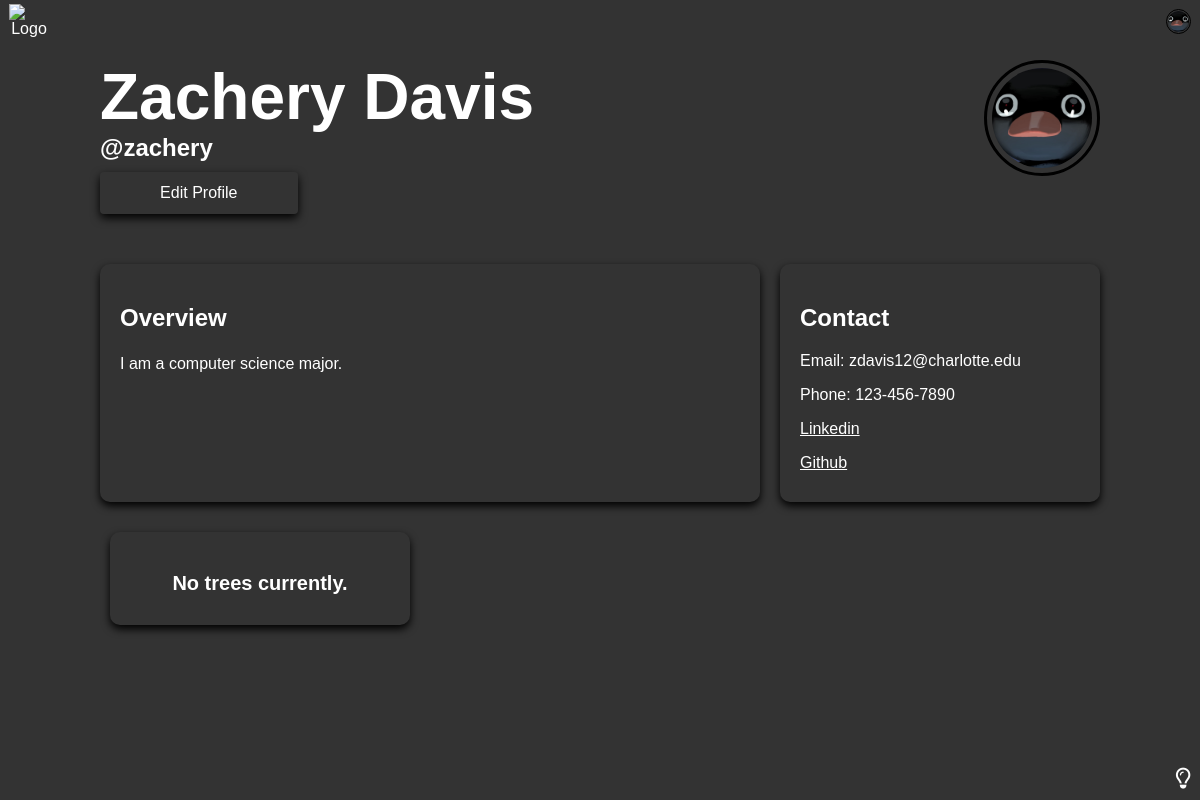
The app's page /profile/zachery/ (signed in), older data.
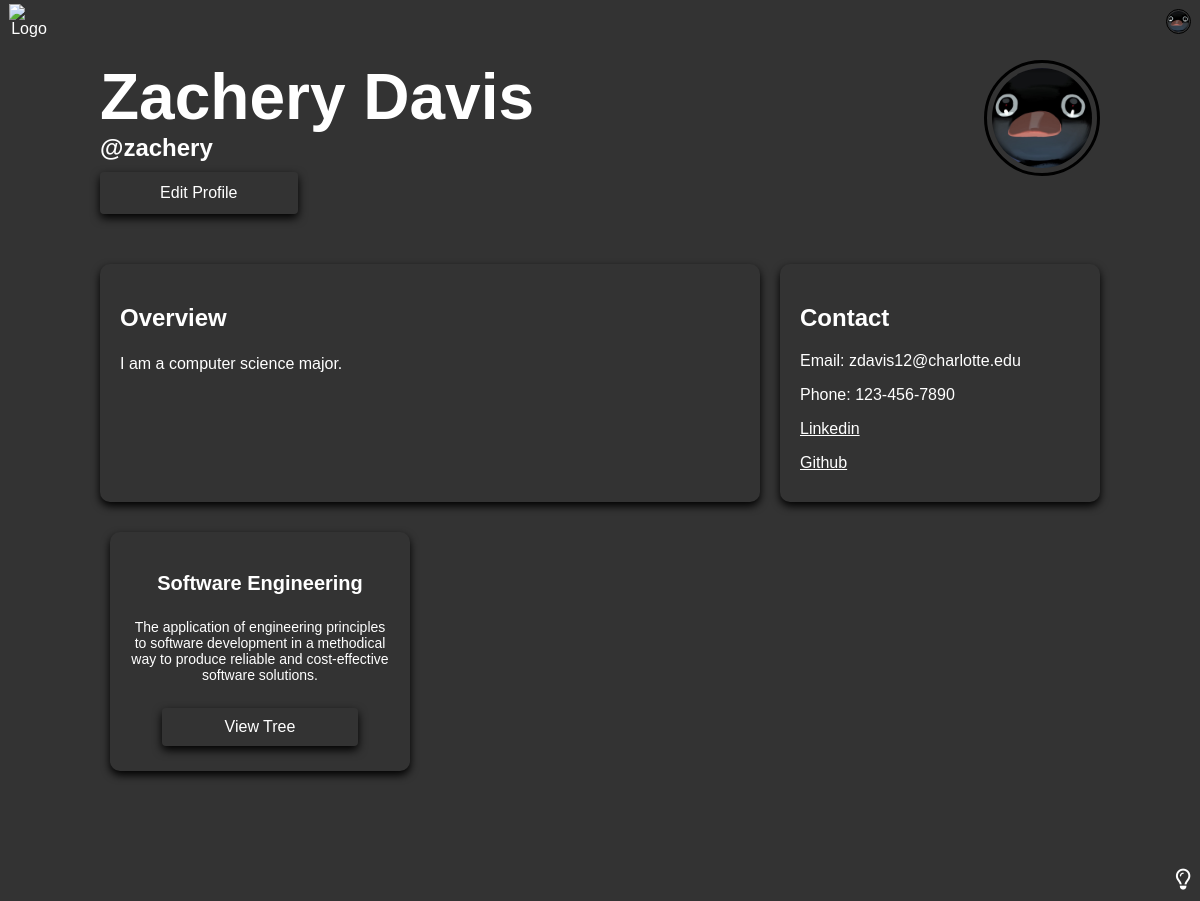
The same page, newer data.
### application/models.py (models this page shows)
class UserJsonData(models.Model):
    user = models.ForeignKey(User, on_delete=models.CASCADE, related_name="json_data")
    name = models.CharField(max_length=100, blank=True, null=True)
    description = models.CharField(max_length=500, blank=True, null=True)
    data = models.JSONField()

### application/views.py (the view)
# urls.py: path("profile/<str:user>/", views.profilePage, name="profilePage"),
def profilePage(request, user):
    user = User.objects.get(username=user)
    trees = user.json_data.all()
    context = {"user": user, "trees": trees}
    return render(request, "profile.html", context)

### application/templates/profile.html
{% extends 'main.html' %} {% block content%} {% include 'header.html' %}
<main class="profile-main">
  <div class="profile-container">
    <div class="profile-header">
      <div>
        {% if user.first_name %}
        <h1>{{ user.first_name }} {{ user.last_name }}</h1>
        <h2 class="username">@{{ user.username }}</h2>
        {% else %}
        <h1>{{ user.username }}</h1>
        {% endif %} {% if request.user == user %}
        <a href="{% url 'updateUser' %}" class="F2-button edit-profile">Edit Profile</a>
        {% endif %}
      </div>
      <img class="profile-img" src="{{ user.avatar.url }}" alt="profile picture" />
    </div>
    <section class="card-section profile-section">
      <div class="overview">
        <h2>Overview</h2>
        {% if user.bio %}
        <p>{{user.bio}}</p>
        {% else %}
        <p>{{user.username}} has no bio currently.</p>
        {% endif %}
      </div>
      <div class="contact">
        <h2>Contact</h2>
        <p>Email: {{user.email}}</p>
        {% if user.phoneNumber %}
        <p>Phone: {{ user.phoneNumber }}</p>
        {% endif %} {% if user.Linkedin %}
        <p><a href="https://www.linkedin.com/in/{{ user.Linkedin }}" target="_blank" rel="noopener noreferrer">Linkedin</a></p>
        {% endif %} {% if user.Github %}
        <p><a href="https://github.com/{{ user.Github }}" target="_blank" rel="noopener noreferrer">Github</a></p>
        {% endif %}
      </div>
      {% if trees %} {% for tree in trees %}
      <div class="card">
        <h3>{{tree.name}}</h3>
        <p>{{tree.description}}</p>
        <a class="F1-button" href="{% url 'treePage' user.username tree.name %}">View Tree</a>
      </div>
      {% endfor %} {% else %}
      <div class="card">
        <h3>No trees currently.</h3>
      </div>
      {% endif %}
    </section>
  </div>
</main>
<footer>
  <i class="fa-regular fa-lightbulb" onclick="toggleDarkMode()" title="Toggle Dark Mode"></i>
</footer>
{% endblock content%}

Row changes from the older to the newer data that the page shows:
added UserJsonData: name "Software Engineering", description "The application of engineering principles to software development in a methodical way to produce reliable and cost-effective software solutions."
Text that changed along with them:
text no longer shown: "No trees currently."
